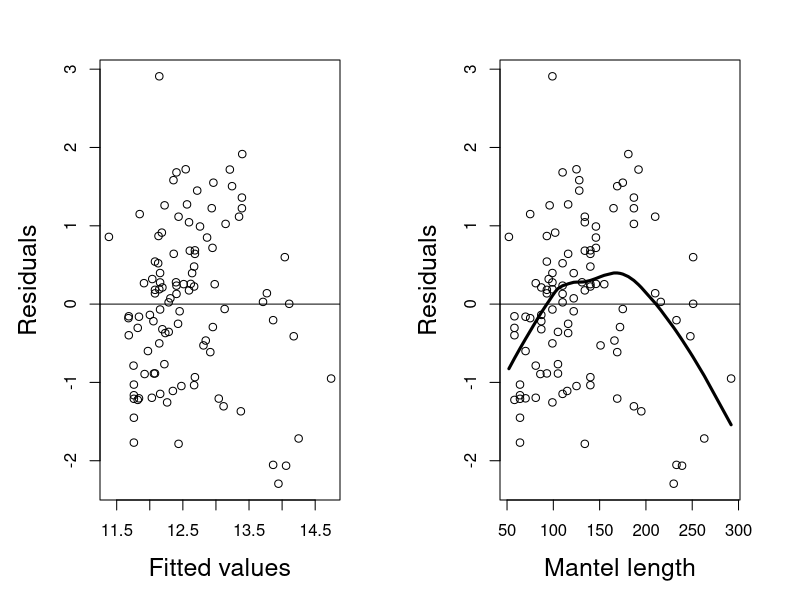

Reproduce this figure in R. (Note: this script raises an error after producing the figure.)
setwd("//media//kswada//MyFiles//R//squid_norway")

packages <- c("dplyr", "lattice")
purrr::walk(packages, library, character.only = TRUE, warn.conflicts = FALSE)



# ------------------------------------------------------------------------------
# data:  Squid Norway
# ------------------------------------------------------------------------------
Squid <- read.table(file = "SquidNorway.txt", header = TRUE)


str(Squid)



# ------------------------------------------------------------------------------
# Applying the multiple linear regression model
# ------------------------------------------------------------------------------

# Fit simple multiple linear regression
M1 <- glm(d15N ~ ML + Lat, data = Squid)


summary(M1)



# ------------------------------------------------------------------------------
# model validation:  residuals versus fitted values and mantle length
# ------------------------------------------------------------------------------

E1 <- rstandard(M1)
F1 <- fitted(M1)

par(mfrow = c(1,2), mar = c(5,5,3,3))
plot(x = F1, y = E1, cex.lab = 1.5, xlab = "Fitted values", ylab = "Residuals")
abline(h = 0, v = 0)

plot(x = Squid$ML, y = E1, cex.lab = 1.5, xlab = "Mantel length", ylab = "Residuals")
abline(h = 0)
L1 <- loess(E1 ~ Squid$ML)
I1 <- order(Squid$ML)
lines(x = sort(Squid$ML), y = fitted(L1)[I1], lwd = 3)



# -->
# No obvious heterogeneity is present by residuals versus fitted values plot
# by residuals versus mantle length plot, our first impression is that there is non non-linear pattern,
# but we are not 100% convinced that this is the case.

# From plot of residuals versus mantel length, now we have discovered that there are nonlinear patterns in the residuals we need to solve problme.
# Factors such as missing covariate, outliers, spatial or temporal correlation, zero inflation, collinearity, a missing interaction,
#"wrong link function, or some od behaviour of the model may all cause nonlinear effects in residuals.


# ----------
# applying a smoothing model on these residuals for validation
# intercep is removed because the residuals have a mean of 0.
T1 <- gam(E1 ~ -1 + s(ML), data = Squid)
summary(T1)

par(mfrow=c(1,1), mar = c(5,5,3,3))
plot(T1, cex.lab = 1.5)
abline(h = 0, lty = 2)



# -->
# Both the numerical output and the smoother indicate that there is a significant mantle length effect in the residuals.
# The smoother still explains 15.4% of the variation in the residuals.
